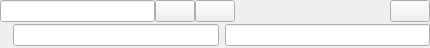
<?xml version="1.0" encoding="UTF-8"?>
<ui version="4.0">
 <class>CSettingsWnd4ControlsEdit</class>
 <widget class="QWidget" name="CSettingsWnd4ControlsEdit">
  <property name="geometry">
   <rect>
    <x>0</x>
    <y>0</y>
    <width>430</width>
    <height>48</height>
   </rect>
  </property>
  <layout class="QVBoxLayout" name="verticalLayout">
   <property name="spacing">
    <number>0</number>
   </property>
   <property name="leftMargin">
    <number>0</number>
   </property>
   <property name="topMargin">
    <number>0</number>
   </property>
   <property name="rightMargin">
    <number>0</number>
   </property>
   <property name="bottomMargin">
    <number>0</number>
   </property>
   <item>
    <layout class="QHBoxLayout" name="horizontalLayout">
     <item>
      <widget class="QLineEdit" name="lineEdit_extension"/>
     </item>
     <item>
      <widget class="QPushButton" name="pushButton_add">
       <property name="text">
        <string/>
       </property>
      </widget>
     </item>
     <item>
      <widget class="QPushButton" name="pushButton_edit">
       <property name="text">
        <string/>
       </property>
      </widget>
     </item>
     <item>
      <spacer name="horizontalSpacer">
       <property name="orientation">
        <enum>Qt::Horizontal</enum>
       </property>
       <property name="sizeHint" stdset="0">
        <size>
         <width>40</width>
         <height>20</height>
        </size>
       </property>
      </spacer>
     </item>
     <item>
      <widget class="QPushButton" name="pushButton_remove">
       <property name="text">
        <string/>
       </property>
      </widget>
     </item>
    </layout>
   </item>
   <item>
    <widget class="QWidget" name="widget_btm" native="true">
     <layout class="QHBoxLayout" name="horizontalLayout_btm">
      <property name="leftMargin">
       <number>0</number>
      </property>
      <property name="topMargin">
       <number>0</number>
      </property>
      <property name="rightMargin">
       <number>0</number>
      </property>
      <property name="bottomMargin">
       <number>0</number>
      </property>
      <item>
       <widget class="QLabel" name="label_exe">
        <property name="text">
         <string/>
        </property>
       </widget>
      </item>
      <item>
       <widget class="QLineEdit" name="lineEdit_args"/>
      </item>
      <item>
       <widget class="QLineEdit" name="lineEdit_command"/>
      </item>
     </layout>
    </widget>
   </item>
  </layout>
 </widget>
 <resources/>
 <connections/>
</ui>
